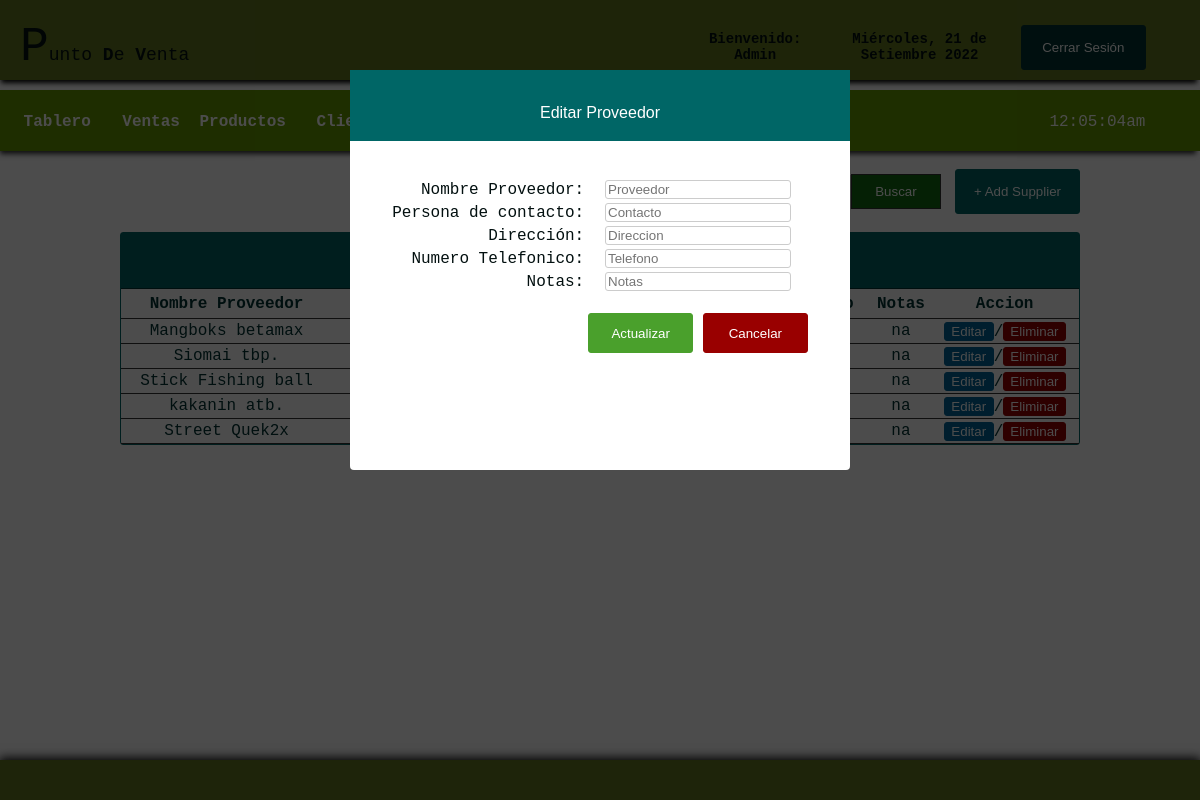
Page /edit_supplier.php (signed in) on the committed database.
### tables this page shows
CREATE TABLE IF NOT EXISTS `supplier` (
  `id` int(11) NOT NULL AUTO_INCREMENT,
  `suppliername` varchar(100) NOT NULL,
  `contactperson` varchar(100) NOT NULL,
  `address` varchar(100) NOT NULL,
  `contactno` varchar(11) NOT NULL,
  `note` varchar(200) NOT NULL,
  PRIMARY KEY (`id`)
);

### edit_supplier.php (the view, shortened to what this page needs)
<!DOCTYPE html>
<head>
</head>
<link rel="stylesheet" type="text/css" href="css/css1.css">
<body>
<div id="container">
<div id="header">
<table cellspacing="0" width="100%" border="0" cellpadding="20px">
<tr>
	<td width="56%">
    <table width="41%" border="0" cellspacing="0" cellpadding="0">
	  <tr>
	    <td width="80%" align="left"> <font size="12px">P</font><span style="font-size: 18px;">unto <b>D</b>e <b>V</b>enta</span></td>
	    </tr>
	  </table></td>
    <td style="font-size:14px;">
      <table width="93%" border="0" cellspacing="0" cellpadding="0">
        <tr>
        	<th scope="col">Bienvenido: <?php echo $_SESSION['access'];?></th>
          	<th scope="col"><?php
			include_once("date1.php");
			?></th>
          	<th scope="col" width="20px"><a href="logout.php">
            <input type="button" id="btnadd" value="Cerrar Sesión" align="middle" />
          	</a></th>
        </tr>
  </table></td>
    </tr>
</table>
</div>
<br><br><br><br><br>
<div id = "headnav">
<table width="100%" border="0" cellpadding="0" cellspacing="0">
<tr>
	<td width="669" height="62">
	<table width="669" border="0" cellspacing="0" cellpadding="0">
	  <tr>
	    <th width="90" height="56" scope="col"><a href="index.php">Tablero</a></th>
	    <th width="50" scope="col"><a href="sales.php">Ventas</a></th>
	    <th width="80" scope="col"><a href="products.php">Productos</a></th>
	    <th width="90" scope="col"><a href="customers.php">Clientes</a></th>
	    <th width="90" scope="col"><a href="supplier.php">Proveedor</a></th>
	    <th width="112" scope="col"><a href="salesreport.php">Reporte de Ventas</a></th>
	    </tr>
	  </table>
      </td>
      <td width="13">
      <table border="0" cellspacing="0" cellpadding="0">
      	<tr>
        	<td align="left" style="color:#FFF">
            <?php
			$date_time=date("h:i:sa");
			echo $date_time;
			?>
            </td>
        </tr>
      </table>
      </td>
</tr>
</table>
</div>
<br>
<div id="footer">
<table border="0" cellpadding="15px" align="center"; style="size: 12px; font-family: 'Courier New', Courier, monospace; color: #FFF; font-size: 12px;">
<tr>
	<td>
    </td>
</tr>
</table>
</div>
<table width="80%" border="0" align="center" cellpadding="0" cellspacing="0">
      <tr>
        <td width="750" align="right"><form action="result.php" method="get" ecntype="multipart/data-form">
        <input type="text" name="query" style="border:1px solid #CCC; color: #333; width:210px; height:30px;" placeholder="Search supplier..." /><input type="submit" id="btnsearch" value="Buscar" name="search" />
        </form></td>
        <td width="127" height="37" align="right">
        <a href="javascript:void(0)" onclick="toggle_visibility('popup-box1')"><input type="button" style="border:1px solid #066; background:#066; height:45px; width:125px; color:#FFF; border-radius:3px; font-family:'Lucida Sans Unicode', 'Lucida Grande', sans-serif;" value="+ Add Supplier" /></a></td>
      </tr>
    </table></th>
  <div id="popup-box2" class="popup-position1">
<div id="popup-wrapper1">
<div id="popup-container1">
    <div id="popup-head-color2">
    <br>
    <p style="font-family:'Lucida Sans Unicode', 'Lucida Grande', sans-serif;font-size:16px;"> Editar Proveedor </p>
    </div>
<?php
include 'config.php';
$id = $_GET['id'];
$view = "SELECT * from supplier where md5(id) = '$id'";
$result = $db_link->query($view);
$row = $result->fetch_assoc();
?>
    <br>
    <form action="" method="POST">
    <table border="0" align="center">
    <tr>
    <td align="right">Nombre Proveedor:</td>
    <td><input type="text" id="txtbox" name="suppliername" placeholder="Proveedor" value="<?php echo $row['suppliername'];?>" required><br></td>
    </tr>
    <tr>
    <td align="right">Persona de contacto:</td>
    <td><input type="text" id="txtbox" name="contactperson" placeholder="Contacto" value="<?php echo $row['contactperson'];?>" required><br></td>
    </tr>
    <tr>
    <td align="right">Dirección:</td>
    <td><input type="text" id="txtbox" name="address" placeholder="Direccion" value="<?php echo $row['address'];?>" required><br></td>
    </tr>
    <tr>
    <td align="right">Numero Telefonico:</td>
    <td><input type="text" id="txtbox" name="contactno" maxlength="11" placeholder="Telefono" value="<?php echo $row['contactno'];?>" required><br></td>
    </tr>
    <tr>
    <td align="right">Notas:</td>
    <td><input type="text" id="txtbox" name="note" placeholder="Notas" value="<?php echo $row['note'];?>" required><br></td>
    </tr>
    <br>
    <tr align="center">
    <td>&nbsp;  </td>
    <td>
    <br>
    <input type="SUBMIT" name="update" id="btnnav" value="Actualizar"></form>
    <a href="supplier.php"><input type="button" style="border:1px solid #900; background:#900; height:40px; width:105px; border-radius:3px; color:#FFF;" value="Cancelar"></a>
</div>
</div>
</div>
  <br>
  <tr>
    <td>
    <table border="0" cellpadding="0" cellspacing="0" align="center" width="80%" style="border:1px solid #066; color:#033;">
     <tr>
     <th colspan="7" align="center" height="55px" style="border-bottom:1px solid #033; background: #066; color:#FFF;"> Products 	</th>
    </tr>
      <tr height="30px">
        <th style="border-bottom:1px solid #333;"> Nombre Proveedor </th>
        <th style="border-bottom:1px solid #333;"> Persona de Contacto </th>
        <th style="border-bottom:1px solid #333;"> Direccion </th>
        <th style="border-bottom:1px solid #333;"> Número Telefonico </th>
        <th style="border-bottom:1px solid #333;"> Notas </th>
        <th style="border-bottom:1px solid #333;"> Accion </th>
      </tr>
       <?php
require('config.php');
$query="SELECT * FROM supplier";
$result=mysqli_query($db_link, $query);
while ($row=mysqli_fetch_array($result)){?>
      <tr align="center" height="25px;">
      	<td style="border-bottom:1px solid #333;"> <?php echo $row['suppliername']; ?> </td>
        <td style="border-bottom:1px solid #333;"> <?php echo $row['contactperson']; ?> </td>
        <td style="border-bottom:1px solid #333;"> <?php echo $row['address']; ?> </td>
        <td style="border-bottom:1px solid #333;"> <?php echo $row['contactno']; ?> </td>
        <td style="border-bottom:1px solid #333;"> <?php echo $row['note']; ?> </td>
        <td style="border-bottom:1px solid #333;">
        <a href="edit_supplier.php?id=<?php echo md5($row['id']);?>"><input type="button" value="Editar" style="width:50px; height:20; color:#FFF; background:#069; border:1px solid #069; border-radius:3px;"></a>/<a href="delete_supplier.php"><input type="button" value="Eliminar" style="width:15; height:20; color:#FFF; background: #900; border:1px solid #900; border-radius:3px;"></a>
        </td>
        </td>
      </tr>
   <?php
}?>
</div>
</body>
</html>

### css/css1.css (style rules this page uses)
body { margin:0; font-size:16px; height:100%; margin:0; padding:0; background-color: #fff; -webkit-background-size: cover; -moz-background-size: cover; -o-background-size: cover; background-size: cover; }
#container { height:100px; width: auto; margin:0 auto; }
#header { box-shadow: -1px 5px 5px -2px #000; position:fixed; width:100%; height:80px; border-radius: 0px 0px 0px 0px; background: rgb(101, 122, 33); }
#footer { clear: both; background: rgb(101, 122, 33); height: 40px; width: 100%; position: fixed; left: 0px; bottom: 0px; text-align: center; box-shadow:0px -1px 10px 1px #000; }
#headnav { box-shadow: -2px 5px 5px -2px #333333; border-top:1px solid #690; padding:0px; clear:both; background: #690; height:60px; width:100%; }
#btnnav { border:1px solid #4AA02C; background: #4AA02C; border-radius:3px; height:40px; width:105px; color:#FFF; font-family:"Lucida Sans Unicode", "Lucida Grande", sans-serif; }
#btnsearch { border:1px solid #333; background: rgb(18, 108, 18); height:35px; width:90px; color: #FFF; font-family:"Lucida Sans Unicode", "Lucida Grande", sans-serif; }
#btnadd { border:1px solid #033; background: #033; border-radius:3px; height:45px; width:125px; color: #FFF; font-family:"Lucida Sans Unicode", "Lucida Grande", sans-serif; }
#txtbox { border:1px solid #CCC; background: #FFF; border-radius:3px; width:180px; font-family:"Lucida Sans Unicode", "Lucida Grande", sans-serif; }
#popup-head-color2 { width:500px; height:1px; color:#FFF; background:#066; margin-left:auto; margin-right:auto; padding:0px 0px 70px; }
.popup-position1 { display: block; position:fixed; top:0; left:0; background-color:rgba(0,0,0,0.7); width:100%; height:100%; }
#popup-wrapper1 { width:500px; margin:70px auto; text-align:center; }
#popup-container1 { background-color:#fff; border-radius:4px; text-align:center; height:400px; }
a:link { color:#FFF; text-decoration: none; }
table { border-radius:3px; text-align: center; }

### rows in the picture
supplier: suppliername "Mangboks betamax", note "na"
supplier: suppliername "Siomai tbp.", note "na"
supplier: suppliername "Stick Fishing ball", note "na"
supplier: suppliername "kakanin atb.", note "na"
supplier: suppliername "Street Quek2x", note "na"

### other values in the picture
$_SESSION['access'] "Admin"
$dia "Miércoles"
$mes "Setiembre"
